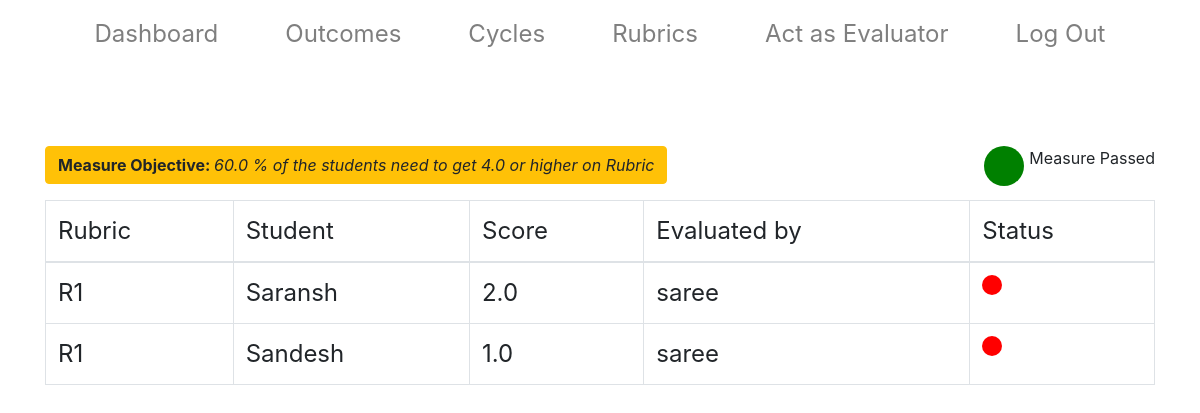
Page /view_rubric_data/1 on the earlier database version.
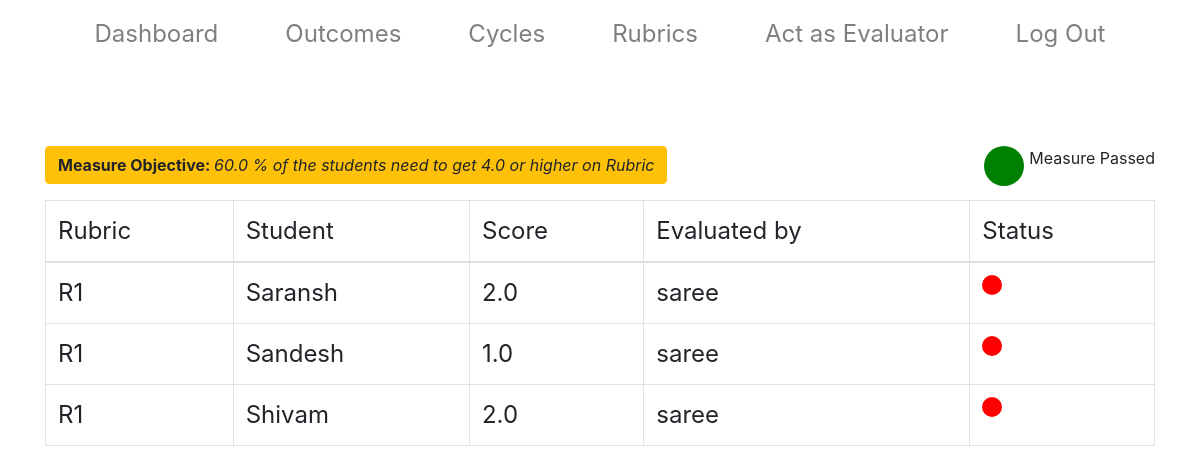
Same page on the later database version.
### main/models.py (models this page shows, shortened)
class evaluate_rubric(models.Model):
    rubric = models.CharField(max_length=200)
    grade_score = models.FloatField()
    student = models.CharField(max_length=200)
    measure = models.ForeignKey(Measure, null=True, on_delete=models.CASCADE)
    evaluated_by = models.CharField(max_length=200)

### main/views.py (the view)
# urls.py: path('view_rubric_data/<int:measure_id>', views.view_rubric_data, name = "view_rubric_data"),
def view_rubric_data(request, measure_id):
    measure = Measure.objects.get(id=measure_id)
    total_count = 0;
    evaluator_count = 0;
    student_count = 0;
    evaluated_student_count = 0;
    students = measure.student.all()
    evaluated_student_count = evaluate_rubric.objects.filter(measure=measure).count()
    number_of_pass_cases = evaluate_rubric.objects.filter(grade_score__gte = measure.cutoff_score).count()
    percent_pass_cases = number_of_pass_cases/evaluated_student_count * 100
    evaluated_list = evaluate_rubric.objects.filter(measure = measure)
    bin_array = []
    for student_score in evaluated_list:
        if(measure.cutoff_type == 'Percentage'):
            if(student_score.grade_score>=measure.cutoff_score):
                bin_array.append(student_score.student)
    passed = False
    if(measure.cutoff_type == 'Percentage'):
            if(percent_pass_cases>=measure.cutoff_percentage):
                passed = True
                Measure.objects.filter(id=measure_id).update(status='passing')
    context = {'evaluated_list':evaluated_list, 'bin_array':bin_array, 'measure':measure, 'passed':passed}
    return render(request, 'main/rubric_scores.html', context)

### main/templates/main/rubric_scores.html
{% extends  'base.html' %}
{%load static%}
{% block body_block %}
<div class  = "container-fluid " id = "main_content">
  <div class = "container" style = "margin-top: 15px;padding:15px;" >
    <br />
      <table class = "table table-bordered">
        <thead>
          <div class = "d-flex justify-content-between" >
          <button class = "btn btn-warning mb-3">
            <strong>Measure Objective: </strong>
            <em>
          {{measure.cutoff_percentage}} % of the students need to get
          {%if measure.cutoff_score%}
           {{measure.cutoff_score}}
           {%else%}
           average
           {%endif%}
              or higher
          on {{measure.tool_type}}
          </em>
          </button>
          <div class = "d-flex justify-content-center">
            {%if passed%}
              <div style = "background-color:green; height:40px; width: 40px; border-radius: 50%;   margin-right: 5px;"></div> Measure Passed
            {%else%}
              <div style = "background-color:red; height:40px; width: 40px; border-radius: 50%;   margin-right: 5px;"> </div>Measure Failed by<em> {{margin|floatformat:"0"}}</em>%
            {%endif%}
          </div>
          </div>
          <tr>
             <td> Rubric </td>
             <td> Student </td>
             <td> Score </td>
             <td> Evaluated by </td>
             <td> Status </td>
          </tr>
        </thead>
        <tbody>
          {%for st in evaluated_list%}
           <tr>
              <td> {{st.rubric}} </td>
              <td> {{st.student}} </td>
              <td> {{st.grade_score}} </td>
              <td> {{st.evaluated_by}} </td>
              {%if st.student in bin_array%}
                <td> <div style = "background-color:green; height:20px; width: 20px; border-radius: 50%;"></div> </td>
              {%else%}
                  <td><div style = "background-color:red; height:20px; width: 20px; border-radius: 50%;"> </div></td>
              {%endif%}
          {%endfor%}
    </tr>
          </tbody>
          </table>
  </div>
</div>
{%endblock%}

Differences in the rows shown:
added evaluate_rubric: rubric "R1", student "Shivam", grade_score "2.0", evaluated_by "saree"
